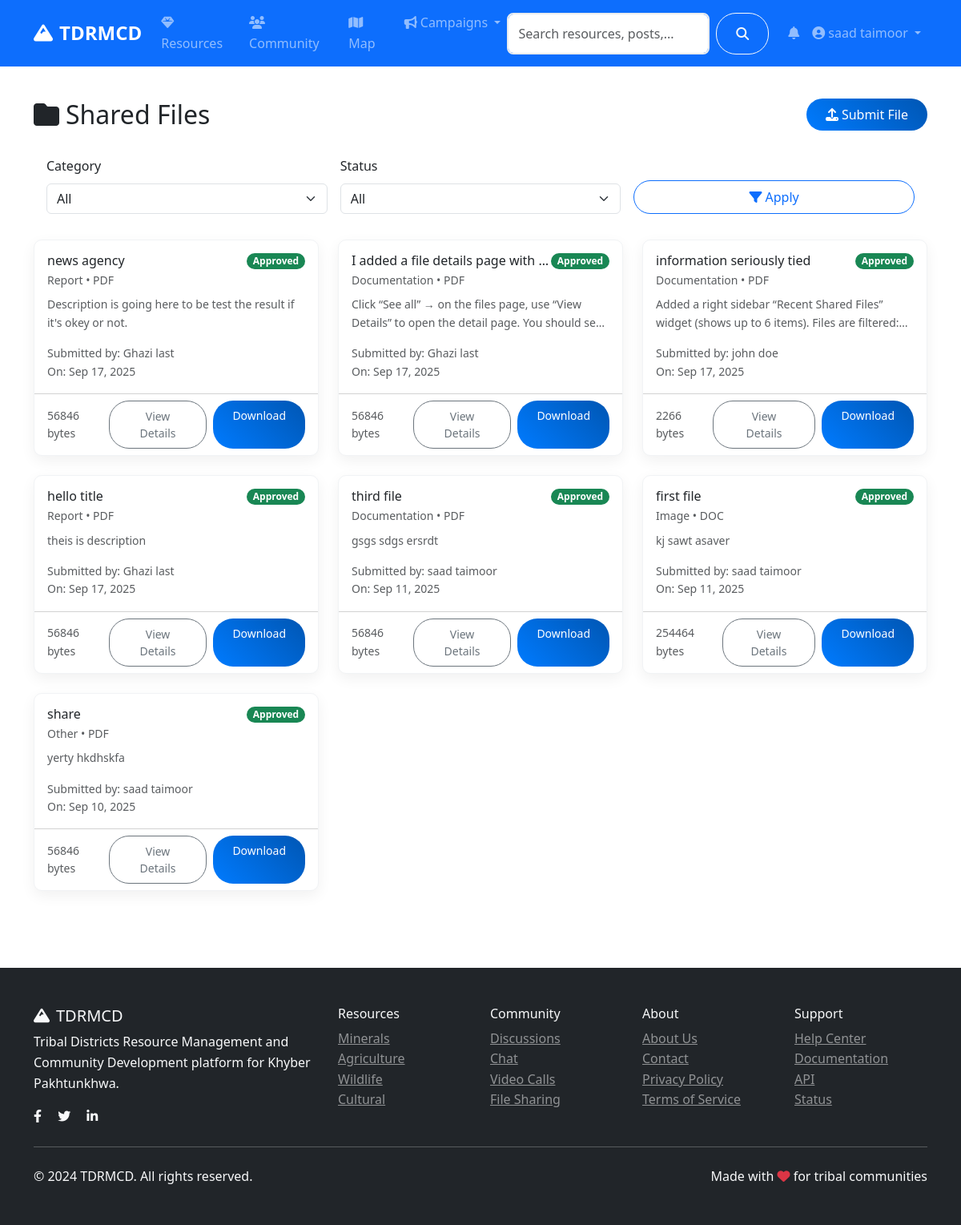
The page /community/files (signed in) on the database its author committed.
### models.py (models this page shows, shortened)
class User(UserMixin, db.Model):
    id = db.Column(db.Integer, primary_key=True)
    username = db.Column(db.String(80), unique=True, nullable=False)
    email = db.Column(db.String(120), unique=True, nullable=False)
    password_hash = db.Column(db.String(120), nullable=False)
    first_name = db.Column(db.String(50), nullable=False)
    last_name = db.Column(db.String(50), nullable=False)
    role = db.Column(db.String(20), default='user')  # user, admin, researcher
    location = db.Column(db.String(100))
    bio = db.Column(db.Text)
    avatar = db.Column(db.String(200), default='default.jpg')
    is_active = db.Column(db.Boolean, default=True)
    created_at = db.Column(db.DateTime, default=datetime.utcnow)
    last_seen = db.Column(db.DateTime, default=datetime.utcnow)
    resources = db.relationship('Resource', backref='author', lazy='dynamic')
    posts = db.relationship('CommunityPost', backref='author', lazy='dynamic')
    chat_messages = db.relationship('ChatMessage', backref='sender', lazy='dynamic')
    file_submissions = db.relationship(
        'FileSubmission',
        foreign_keys='FileSubmission.submitter_id',
        backref='submitter',
        lazy='dynamic'
    )
    reviewed_submissions = db.relationship(
        'FileSubmission',
        foreign_keys='FileSubmission.reviewed_by',
        backref='reviewer_user',
        lazy='dynamic'
    )
    notifications = db.relationship('Notification', backref='user', lazy='dynamic')
    following = db.relationship('Follow', foreign_keys='Follow.follower_id', backref='follower', lazy='dynamic')
    followers = db.relationship('Follow', foreign_keys='Follow.followed_id', backref='followed', lazy='dynamic')
    def get_full_name(self):
        return f"{self.first_name} {self.last_name}"
    def is_admin(self):
        return self.role == 'admin'

class FileSubmission(db.Model):
    id = db.Column(db.Integer, primary_key=True)
    title = db.Column(db.String(200), nullable=False)
    description = db.Column(db.Text, nullable=False)
    filename = db.Column(db.String(200), nullable=False)
    original_filename = db.Column(db.String(200), nullable=False)
    file_type = db.Column(db.String(50))
    file_size = db.Column(db.Integer)
    reference = db.Column(db.Text, nullable=False)  # Required reference for validation
    category = db.Column(db.String(50), nullable=False)
    status = db.Column(db.String(20), default='pending')  # pending, approved, rejected
    submitter_id = db.Column(db.Integer, db.ForeignKey('user.id'), nullable=False)
    reviewed_by = db.Column(db.Integer, db.ForeignKey('user.id'))
    review_notes = db.Column(db.Text)
    created_at = db.Column(db.DateTime, default=datetime.utcnow)
    reviewed_at = db.Column(db.DateTime)
    reviewer = db.relationship('User', foreign_keys=[reviewed_by])

### routes/community.py (the view)
@community_bp.route('/files')
@login_required
def files():
    page = request.args.get('page', 1, type=int)
    category = request.args.get('category', 'all')
    status = request.args.get('status', 'all')
    query = FileSubmission.query
    if category != 'all':
        query = query.filter_by(category=category)
    if status != 'all':
        query = query.filter_by(status=status)
    if not current_user.is_admin():
        query = query.filter(
            (FileSubmission.status == 'approved') |
            (FileSubmission.submitter_id == current_user.id)
        )
    files = query.order_by(FileSubmission.created_at.desc()).paginate(
        page=page, per_page=10, error_out=False
    )
    categories = ['research', 'report', 'documentation', 'image', 'other']
    return render_template('community/files.html',
                         files=files,
                         categories=categories,
                         current_category=category,
                         current_status=status)

### app.py (called while the page is built)
@login_manager.user_loader
def load_user(user_id):
    return User.query.get(int(user_id))

### templates/community/files.html (shortened to what this page needs)
{% extends "base.html" %}
{% block content %}
<div class="container py-4">
    <div class="d-flex justify-content-between align-items-center mb-3">
        <h2 class="mb-0"><i class="fas fa-folder me-2"></i>Shared Files</h2>
        <a class="btn btn-primary" href="{{ url_for('community.submit_file') }}"><i class="fas fa-upload me-1"></i>Submit File</a>
    </div>
    <div class="card mb-3">
        <div class="card-body">
            <form class="row g-3" method="get" action="{{ url_for('community.files') }}">
                <div class="col-md-4">
                    <label class="form-label">Category</label>
                    <select name="category" class="form-select">
                        <option value="all" {% if current_category == 'all' %}selected{% endif %}>All</option>
                    </select>
                </div>
                <div class="col-md-4">
                    <label class="form-label">Status</label>
                    <select name="status" class="form-select">
                        <option value="all" {% if current_status == 'all' %}selected{% endif %}>All</option>
                    </select>
                </div>
                <div class="col-md-4 d-flex align-items-end">
                    <button class="btn btn-outline-primary w-100" type="submit"><i class="fas fa-filter me-1"></i>Apply</button>
                </div>
            </form>
        </div>
    </div>
    <div class="row">
        {% if files.items %}
            {% for f in files.items %}
            <div class="col-md-6 col-lg-4 mb-4">
                <div class="card h-100 file-card">
                    <div class="card-body">
                        <div class="d-flex justify-content-between align-items-start">
                            <h6 class="mb-1 file-title" title="{{ f.title }}">{{ f.title }}</h6>
                            <span class="badge bg-{{ 'success' if f.status=='approved' else 'warning' if f.status=='pending' else 'danger' }}">{{ f.status.title() }}</span>
                        </div>
                        <div class="small text-muted mb-2">{{ f.category.title() }} • {{ f.file_type|upper }}</div>
                        <p class="text-muted small truncate-2" title="{{ f.description }}">{{ f.description[:160] }}{% if f.description|length > 160 %}...{% endif %}</p>
                        <div class="small text-muted">Submitted by: {{ f.submitter.get_full_name() }}</div>
                        <div class="small text-muted">On: {{ f.created_at.strftime('%b %d, %Y') }}</div>
                    </div>
                    <div class="card-footer bg-transparent d-flex justify-content-between align-items-center">
                        <span class="text-muted small">{{ (f.file_size or 0) | int }} bytes</span>
                        <div class="d-flex gap-2">
                            <a class="btn btn-sm btn-outline-secondary" href="{{ url_for('community.file_detail', file_id=f.id) }}">View Details</a>
                            {% if f.status == 'approved' or (current_user.is_authenticated and f.submitter_id == current_user.id) %}
                            <a class="btn btn-sm btn-primary" href="/uploads/submissions/{{ f.filename }}" download>Download</a>
                            {% else %}
                            <button class="btn btn-sm btn-secondary" disabled>Pending</button>
                            {% endif %}
                        </div>
                    </div>
                </div>
            </div>
            {% endfor %}
        {% endif %}
    </div>
</div>
{% endblock %}

### templates/base.html (shortened to what this page needs)
<!DOCTYPE html>
<html lang="en">
<head>
    <link href="https://cdn.jsdelivr.net/npm/bootstrap@5.3.0/dist/css/bootstrap.min.css" rel="stylesheet">
    <link rel="stylesheet" href="https://cdnjs.cloudflare.com/ajax/libs/font-awesome/6.4.0/css/all.min.css">
    <link rel="stylesheet" href="https://unpkg.com/leaflet@1.9.4/dist/leaflet.css">
    <link rel="stylesheet" href="{{ url_for('static', filename='css/style.css') }}">
</head>
<body>
    <nav class="navbar navbar-expand-lg navbar-dark bg-primary sticky-top">
        <div class="container">
            <a class="navbar-brand fw-bold" href="{{ url_for('main.index') }}">
                <i class="fas fa-mountain me-2"></i>TDRMCD
            </a>
            <div class="collapse navbar-collapse" id="navbarNav">
                <ul class="navbar-nav me-auto">
                    <li class="nav-item">
                        <a class="nav-link" href="{{ url_for('resources.index') }}">
                            <i class="fas fa-gem me-1"></i>Resources
                        </a>
                    </li>
                    <li class="nav-item">
                        <a class="nav-link" href="{{ url_for('community.index') }}">
                            <i class="fas fa-users me-1"></i>Community
                        </a>
                    </li>
                    <li class="nav-item">
                        <a class="nav-link" href="{{ url_for('main.map_view') }}">
                            <i class="fas fa-map me-1"></i>Map
                        </a>
                    </li>
                    <li class="nav-item dropdown">
                        <a class="nav-link dropdown-toggle" href="#" role="button" data-bs-toggle="dropdown">
                            <i class="fas fa-bullhorn me-1"></i>Campaigns
                        </a>
                    </li>
                </ul>
                <form class="d-flex me-3 search-form no-loading" action="{{ url_for('main.search') }}" method="GET" onsubmit="return TDRMCD.validateSearch(event);">
                    <input class="form-control me-2" type="search" name="q" id="navbar-search" placeholder="Search resources, posts, users..." value="{{ request.args.get('q', '') }}">
                    <button class="btn btn-outline-light" type="submit">
                        <i class="fas fa-search"></i>
                    </button>
                </form>
                <ul class="navbar-nav">
                    {% if current_user.is_authenticated %}
                        <li class="nav-item dropdown">
                            <a class="nav-link" href="#" role="button" data-bs-toggle="dropdown" aria-expanded="false">
                                <span class="position-relative">
                                    <i class="fas fa-bell"></i>
                                </span>
                            </a>
                        </li>
                        <li class="nav-item dropdown">
                            <a class="nav-link dropdown-toggle" href="#" role="button" data-bs-toggle="dropdown">
                                <i class="fas fa-user-circle me-1"></i>{{ current_user.get_full_name() }}
                            </a>
                        </li>
                    {% endif %}
                </ul>
            </div>
        </div>
    </nav>
    <main>
        {% block content %}{% endblock %}
    </main>
    <footer class="bg-dark text-light py-5 mt-5">
        <div class="container">
            <div class="row">
                <div class="col-md-4">
                    <h5><i class="fas fa-mountain me-2"></i>TDRMCD</h5>
                    <p>Tribal Districts Resource Management and Community Development platform for Khyber Pakhtunkhwa.</p>
                    <div class="social-links">
                        <a href="#" class="text-light me-3"><i class="fab fa-facebook-f"></i></a>
                        <a href="#" class="text-light me-3"><i class="fab fa-twitter"></i></a>
                        <a href="#" class="text-light me-3"><i class="fab fa-linkedin-in"></i></a>
                    </div>
                </div>
                <div class="col-md-2">
                    <h6>Resources</h6>
                    <ul class="list-unstyled">
                        <li><a href="{{ url_for('resources.by_category', category='minerals') }}" class="text-light-50">Minerals</a></li>
                        <li><a href="{{ url_for('resources.by_category', category='agriculture') }}" class="text-light-50">Agriculture</a></li>
                        <li><a href="{{ url_for('resources.by_category', category='wildlife') }}" class="text-light-50">Wildlife</a></li>
                        <li><a href="{{ url_for('resources.by_category', category='cultural') }}" class="text-light-50">Cultural</a></li>
                    </ul>
                </div>
                <div class="col-md-2">
                    <h6>Community</h6>
                    <ul class="list-unstyled">
                        <li><a href="{{ url_for('community.index') }}" class="text-light-50">Discussions</a></li>
                        <li><a href="{{ url_for('community.chat') }}" class="text-light-50">Chat</a></li>
                        <li><a href="{{ url_for('community.video_calls') }}" class="text-light-50">Video Calls</a></li>
                        <li><a href="{{ url_for('community.files') }}" class="text-light-50">File Sharing</a></li>
                    </ul>
                </div>
                <div class="col-md-2">
                    <h6>About</h6>
                    <ul class="list-unstyled">
                        <li><a href="{{ url_for('main.about') }}" class="text-light-50">About Us</a></li>
                        <li><a href="{{ url_for('main.contact') }}" class="text-light-50">Contact</a></li>
                        <li><a href="{{ url_for('auth.privacy_policy') }}" class="text-light-50">Privacy Policy</a></li>
                        <li><a href="{{ url_for('auth.terms_of_service') }}" class="text-light-50">Terms of Service</a></li>
                    </ul>
                </div>
                <div class="col-md-2">
                    <h6>Support</h6>
                    <ul class="list-unstyled">
                        <li><a href="{{ url_for('main.help_center') }}" class="text-light-50">Help Center</a></li>
                        <li><a href="{{ url_for('main.documentation') }}" class="text-light-50">Documentation</a></li>
                        <li><a href="{{ url_for('main.api_page') }}" class="text-light-50">API</a></li>
                        <li><a href="{{ url_for('main.status_page') }}" class="text-light-50">Status</a></li>
                    </ul>
                </div>
            </div>
            <hr class="my-4">
            <div class="row align-items-center">
                <div class="col-md-6">
                    <p class="mb-0">&copy; 2024 TDRMCD. All rights reserved.</p>
                </div>
                <div class="col-md-6 text-md-end">
                    <p class="mb-0">Made with <i class="fas fa-heart text-danger"></i> for tribal communities</p>
                </div>
            </div>
        </div>
    </footer>
</body>
</html>

### static/css/style.css (style rules this page uses)
:root { --primary-color: #007bff; --secondary-color: #6c757d; --success-color: #28a745; --info-color: #17a2b8; --warning-color: #ffc107; --danger-color: #dc3545; --light-color: #f8f9fa; --dark-color: #343a40; }
body { font-family: 'Segoe UI', Tahoma, Geneva, Verdana, sans-serif; line-height: 1.6; }
.navbar-brand { font-size: 1.5rem; font-weight: 700; }
.card { border: none; border-radius: 10px; transition: all 0.3s ease; }
.btn { border-radius: 25px; padding: 0.5rem 1.5rem; font-weight: 500; transition: all 0.3s ease; cursor: pointer; }
.btn-primary { background: linear-gradient(45deg, var(--primary-color), #0056b3); border: none; }
.form-control { border-radius: 8px; border: 2px solid #e9ecef; padding: 0.75rem; transition: all 0.3s ease; }
.badge { font-size: 0.75rem; padding: 0.35em 0.65em; border-radius: 15px; }
.text-light-50 { color: rgba(255, 255, 255, 0.5) !important; }
.file-card { box-shadow: 0 6px 18px rgba(0, 0, 0, 0.06); border: 1px solid #f1f3f5; }
.file-card .card-body h6, .file-card .file-title { white-space: nowrap; overflow: hidden; text-overflow: ellipsis; }
.truncate-2 { display: -webkit-box; -webkit-line-clamp: 2; -webkit-box-orient: vertical; overflow: hidden; }

### rows shown on the page
User: get_full_name "saad taimoor"
FileSubmission: title "news agency", status "Approved", category "Report", file_type "PDF", description "Description is going here to be test the result if it's okey or not.", submitter.get_full_name "Ghazi last", created_at "Sep 17, 2025", file_size "56846"
FileSubmission: title "I added a file details page with…", status "Approved", category "Documentation", file_type "PDF", description "Click “See all” → on the files page, use “View Details” to open the detail page. You should…", submitter.get_full_name "Ghazi last", created_at "Sep 17, 2025", file_size "56846"
FileSubmission: title "information seriously tied", status "Approved", category "Documentation", file_type "PDF", description "Added a right sidebar “Recent Shared Files” widget (shows up to 6 items). Files are…", submitter.get_full_name "john doe", created_at "Sep 17, 2025", file_size "2266"
FileSubmission: title "hello title", status "Approved", category "Report", file_type "PDF", description "theis is description", submitter.get_full_name "Ghazi last", created_at "Sep 17, 2025", file_size "56846"
FileSubmission: title "third file", status "Approved", category "Documentation", file_type "PDF", description "gsgs sdgs ersrdt", submitter.get_full_name "saad taimoor", created_at "Sep 11, 2025", file_size "56846"
FileSubmission: title "first file", status "Approved", category "Image", file_type "DOC", description "kj sawt asaver", submitter.get_full_name "saad taimoor", created_at "Sep 11, 2025", file_size "254464"
FileSubmission: title "share", status "Approved", category "Other", file_type "PDF", description "yerty hkdhskfa", submitter.get_full_name "saad taimoor", created_at "Sep 10, 2025", file_size "56846"
